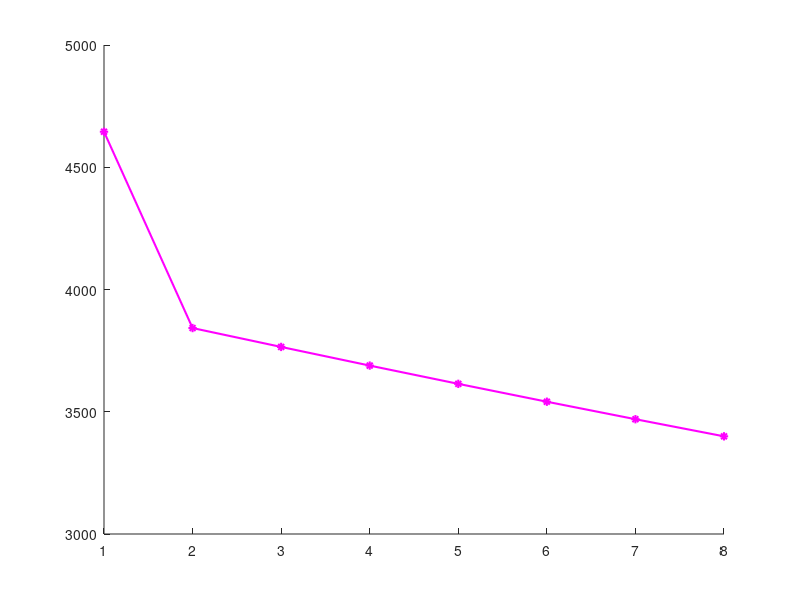

Reproduce this figure in MATLAB. (Note: this script raises an error after producing the figure.)
COUNTER=5;
load data.mat
figure(1)
hold on
pdc=-(Sf*(results(:,17)-results(:,15))+Sc*(results(:,16)-results(:,14)))/(Sc+Sf);
plot(1:N,pdc,'-*','linewidth',1.5,'color','magenta')
mean(pdc)
hold off
if COUNTER==1
    legends={MODEL};
else
    legends=[legends,{MODEL}];
end

root='E:\MonFichier\Etude\ST7\Projet-safran\pseudo-periodic\models';
if COUNTER==5
    legend(legends,'Location', 'Best')
    title('Pressure Drop/Pa')
    grid on
    saveas(gcf,[root,'\PdC'],'fig')
    saveas(gcf,[root,'\PdC'],'jpg')
end